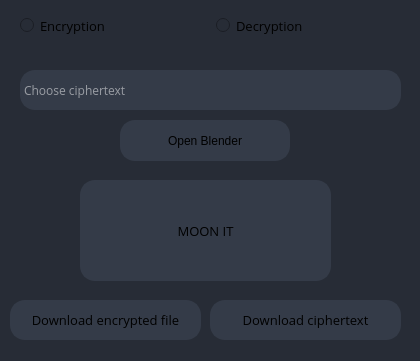
                   <widget class="QFrame" name="enc_frame">
                    <property name="geometry">
                     <rect>
                      <x>10</x>
                      <y>219</y>
                      <width>420</width>
                      <height>361</height>
                     </rect>
                    </property>
                    <property name="styleSheet">
                     <string notr="true">background-color: rgb(39, 44, 54);
border-radius: 5px;</string>
                    </property>
                    <property name="frameShape">
                     <enum>QFrame::StyledPanel</enum>
                    </property>
                    <property name="frameShadow">
                     <enum>QFrame::Raised</enum>
                    </property>
                    <widget class="QWidget" name="horizontalLayoutWidget_2">
                     <property name="geometry">
                      <rect>
                       <x>0</x>
                       <y>0</y>
                       <width>411</width>
                       <height>51</height>
                      </rect>
                     </property>
                     <layout class="QHBoxLayout" name="enc_dec_radiobuttons_layout">
                      <property name="spacing">
                       <number>0</number>
                      </property>
                      <property name="sizeConstraint">
                       <enum>QLayout::SetDefaultConstraint</enum>
                      </property>
                      <property name="leftMargin">
                       <number>20</number>
                      </property>
                      <property name="topMargin">
                       <number>0</number>
                      </property>
                      <property name="bottomMargin">
                       <number>0</number>
                      </property>
                      <item>
                       <widget class="QRadioButton" name="dec_radiobutton">
                        <property name="sizePolicy">
                         <sizepolicy hsizetype="Expanding" vsizetype="Preferred">
                          <horstretch>0</horstretch>
                          <verstretch>0</verstretch>
                         </sizepolicy>
                        </property>
                        <property name="font">
                         <font>
                          <family>Open Sans</family>
                          <pointsize>10</pointsize>
                         </font>
                        </property>
                        <property name="layoutDirection">
                         <enum>Qt::LeftToRight</enum>
                        </property>
                        <property name="text">
                         <string>Encryption</string>
                        </property>
                       </widget>
                      </item>
                      <item>
                       <widget class="QRadioButton" name="enc_radiobutton">
                        <property name="sizePolicy">
                         <sizepolicy hsizetype="Expanding" vsizetype="Preferred">
                          <horstretch>0</horstretch>
                          <verstretch>0</verstretch>
                         </sizepolicy>
                        </property>
                        <property name="font">
                         <font>
                          <family>Open Sans</family>
                          <pointsize>10</pointsize>
                         </font>
                        </property>
                        <property name="text">
                         <string>Decryption</string>
                        </property>
                       </widget>
                      </item>
                     </layout>
                    </widget>
                    <widget class="QPushButton" name="enc_dec_moonit_button">
                     <property name="geometry">
                      <rect>
                       <x>80</x>
                       <y>180</y>
                       <width>251</width>
                       <height>101</height>
                      </rect>
                     </property>
                     <property name="sizePolicy">
                      <sizepolicy hsizetype="Expanding" vsizetype="Fixed">
                       <horstretch>0</horstretch>
                       <verstretch>0</verstretch>
                      </sizepolicy>
                     </property>
                     <property name="minimumSize">
                      <size>
                       <width>0</width>
                       <height>40</height>
                      </size>
                     </property>
                     <property name="font">
                      <font>
                       <family>Open Sans</family>
                       <pointsize>10</pointsize>
                      </font>
                     </property>
                     <property name="styleSheet">
                      <string notr="true">QPushButton {
	border: 2px solid rgb(52, 59, 72);
border-radius: 15px;	
	background-color: rgb(52, 59, 72);
}
QPushButton:hover {
	background-color: rgb(57, 65, 80);
	border: 2px solid rgb(61, 70, 86);
}
QPushButton:pressed {	
	background-color: rgb(35, 40, 49);
	border: 2px solid rgb(43, 50, 61);
}</string>
                     </property>
                     <property name="text">
                      <string>MOON IT</string>
                     </property>
                     <property name="icon">
                      <iconset theme=":/24x24/icons/rocket-emji.png">
                       <normalon>:/24x24/icons/rocket-emji.png</normalon>
                      </iconset>
                     </property>
                    </widget>
                    <widget class="QPushButton" name="enc_dec_download_file_button">
                     <property name="geometry">
                      <rect>
                       <x>10</x>
                       <y>300</y>
                       <width>191</width>
                       <height>40</height>
                      </rect>
                     </property>
                     <property name="sizePolicy">
                      <sizepolicy hsizetype="Expanding" vsizetype="Fixed">
                       <horstretch>0</horstretch>
                       <verstretch>0</verstretch>
                      </sizepolicy>
                     </property>
                     <property name="minimumSize">
                      <size>
                       <width>0</width>
                       <height>40</height>
                      </size>
                     </property>
                     <property name="font">
                      <font>
                       <family>Open Sans</family>
                       <pointsize>10</pointsize>
                      </font>
                     </property>
                     <property name="styleSheet">
                      <string notr="true">QPushButton {
	border: 2px solid rgb(52, 59, 72);
border-radius: 15px;	
	background-color: rgb(52, 59, 72);
}
QPushButton:hover {
	background-color: rgb(57, 65, 80);
	border: 2px solid rgb(61, 70, 86);
}
QPushButton:pressed {	
	background-color: rgb(35, 40, 49);
	border: 2px solid rgb(43, 50, 61);
}</string>
                     </property>
                     <property name="text">
                      <string>Download encrypted file</string>
                     </property>
                     <property name="icon">
                      <iconset theme=":/16x16/icons/16x16/cil-cloud-download.png">
                       <normalon>:/16x16/icons/16x16/cil-cloud-download.png</normalon>
                      </iconset>
                     </property>
                    </widget>
                    <widget class="QLineEdit" name="enc_dec_upload_ciphertext_line">
                     <property name="geometry">
                      <rect>
                       <x>20</x>
                       <y>70</y>
                       <width>381</width>
                       <height>40</height>
                      </rect>
                     </property>
                     <property name="sizePolicy">
                      <sizepolicy hsizetype="Expanding" vsizetype="Maximum">
                       <horstretch>0</horstretch>
                       <verstretch>0</verstretch>
                      </sizepolicy>
                     </property>
                     <property name="minimumSize">
                      <size>
                       <width>0</width>
                       <height>40</height>
                      </size>
                     </property>
                     <property name="font">
                      <font>
                       <family>Open Sans</family>
                      </font>
                     </property>
                     <property name="styleSheet">
                      <string notr="true">QLineEdit {
	border: 2px solid rgb(52, 59, 72);
	border-radius: 15px;	
	background-color: rgb(52, 59, 72);
color:white;
}
QLineEdit:hover {
	background-color: rgb(57, 65, 80);
	border: 2px solid rgb(61, 70, 86);
}
QLineEdit:pressed {	
	background-color: rgb(35, 40, 49);
	border: 2px solid rgb(43, 50, 61);
}</string>
                     </property>
                     <property name="placeholderText">
                      <string>Choose ciphertext</string>
                     </property>
                    </widget>
                    <widget class="QPushButton" name="enc_dec_upload_ciphertext_button">
                     <property name="geometry">
                      <rect>
                       <x>120</x>
                       <y>120</y>
                       <width>170</width>
                       <height>41</height>
                      </rect>
                     </property>
                     <property name="minimumSize">
                      <size>
                       <width>150</width>
                       <height>30</height>
                      </size>
                     </property>
                     <property name="font">
                      <font>
                       <family>Segoe UI</family>
                       <pointsize>9</pointsize>
                      </font>
                     </property>
                     <property name="styleSheet">
                      <string notr="true">QPushButton {
	border: 2px solid rgb(52, 59, 72);
border-radius: 15px;	
	background-color: rgb(52, 59, 72);
}
QPushButton:hover {
	background-color: rgb(57, 65, 80);
	border: 2px solid rgb(61, 70, 86);
}
QPushButton:pressed {	
	background-color: rgb(35, 40, 49);
	border: 2px solid rgb(43, 50, 61);
}</string>
                     </property>
                     <property name="text">
                      <string>Open Blender</string>
                     </property>
                     <property name="icon">
                      <iconset resource="files.qrc">
                       <normaloff>:/16x16/icons/16x16/cil-folder-open.png</normaloff>:/16x16/icons/16x16/cil-folder-open.png</iconset>
                     </property>
                    </widget>
                    <widget class="QPushButton" name="enc_dec_download_file_button_2">
                     <property name="geometry">
                      <rect>
                       <x>210</x>
                       <y>300</y>
                       <width>191</width>
                       <height>40</height>
                      </rect>
                     </property>
                     <property name="sizePolicy">
                      <sizepolicy hsizetype="Expanding" vsizetype="Fixed">
                       <horstretch>0</horstretch>
                       <verstretch>0</verstretch>
                      </sizepolicy>
                     </property>
                     <property name="minimumSize">
                      <size>
                       <width>0</width>
                       <height>40</height>
                      </size>
                     </property>
                     <property name="font">
                      <font>
                       <family>Open Sans</family>
                       <pointsize>10</pointsize>
                      </font>
                     </property>
                     <property name="styleSheet">
                      <string notr="true">QPushButton {
	border: 2px solid rgb(52, 59, 72);
border-radius: 15px;	
	background-color: rgb(52, 59, 72);
}
QPushButton:hover {
	background-color: rgb(57, 65, 80);
	border: 2px solid rgb(61, 70, 86);
}
QPushButton:pressed {	
	background-color: rgb(35, 40, 49);
	border: 2px solid rgb(43, 50, 61);
}</string>
                     </property>
                     <property name="text">
                      <string>Download ciphertext</string>
                     </property>
                     <property name="icon">
                      <iconset theme=":/16x16/icons/16x16/cil-cloud-download.png">
                       <normalon>:/16x16/icons/16x16/cil-cloud-download.png</normalon>
                      </iconset>
                     </property>
                    </widget>
                   </widget>
